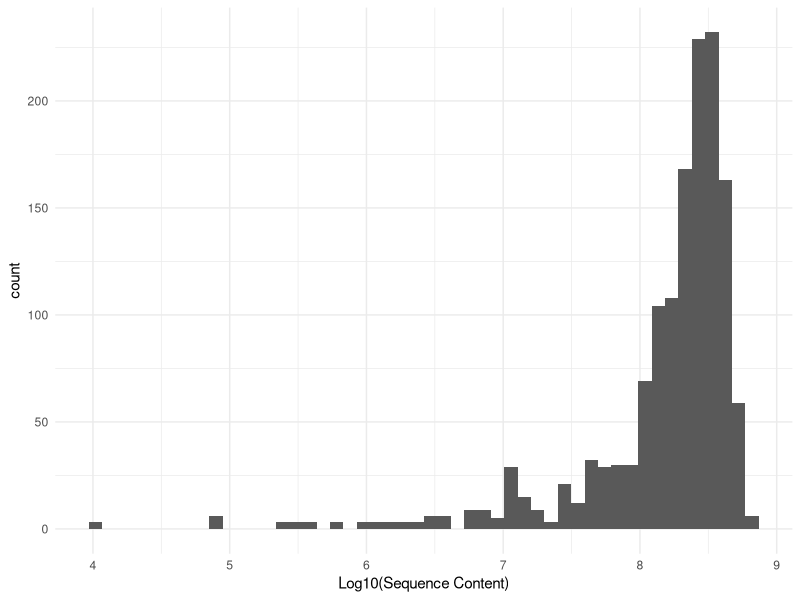
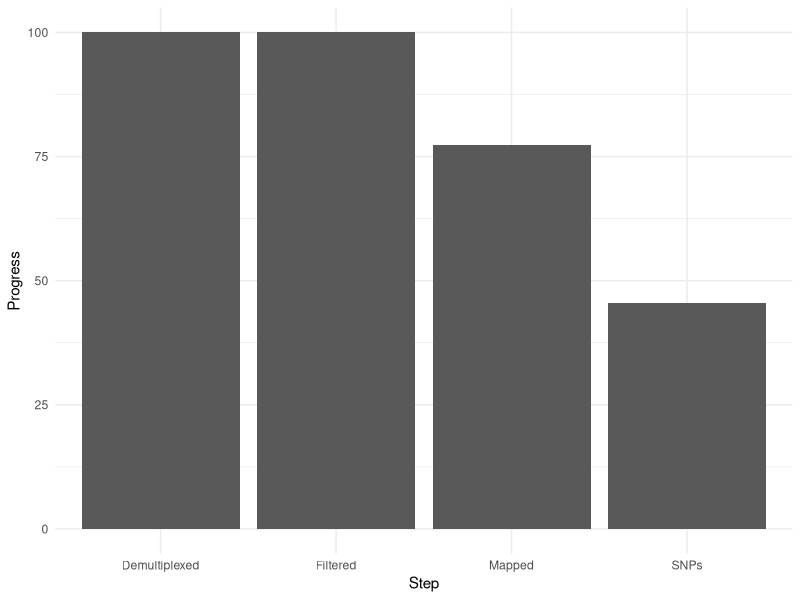

The R script that drew these images, in order:
## ---- chunk 1
#| label: setup
#| message: false
#| warning: false
suppressMessages( library( knitr ) )
suppressMessages( library( kableExtra ) )
suppressMessages( library( tidyverse) )
suppressMessages( library( lubridate )  )
library( formattable)
options(knitr.kable.NA = '')
theme_set( theme_minimal() )
## ---- chunk 2
read_csv("sizes.csv",col_names = FALSE, show_col_types = F) -> tmp 
## ---- chunk 3
#| fig-cap: The distrubiton of sequence reads (denoted as log10 of file size) for all individuals sequenced. 
tmp %>%
  ggplot( aes(log10(X5) ) )  + 
  geom_histogram( bins=50) + 
  xlab("Log10(Sequence Content)")
## ---- chunk 4
tribble( ~Population, ~N, ~Demultiplexed, ~Filtered, ~Mapped, ~Sites, ~SNPs, ~Note,
         "A", 92,  as.Date("2023-01-23"), as.Date("2023-01-31"), as.Date("2023-02-04"), NA, NA, "",
         "B", 102, as.Date("2023-01-23"), as.Date("2023-01-31"), as.Date("2023-02-06"), NA, NA, "",
         "C", 139, as.Date("2023-01-23"), as.Date("2023-01-31"), as.Date("2023-02-10"), NA, NA, "",
         "D", 84,  as.Date("2023-01-23"), as.Date("2023-01-31"), as.Date("2023-02-12"), NA, NA, "",
         "E", 36,  as.Date("2023-01-23"), as.Date("2023-01-31"), as.Date("2023-02-13"), NA, NA, "",
         "F", 31,  as.Date("2023-01-23"), as.Date("2023-01-31"), as.Date("2023-02-14"), NA, NA, "",
         "G", 78,  as.Date("2023-01-23"), as.Date("2023-01-31"), as.Date("2023-02-16"), NA, NA, "",
         "H", 66,  as.Date("2023-01-23"), as.Date("2023-01-31"), NA, NA, NA, "",
         "I", 33,  as.Date("2023-01-23"), as.Date("2023-01-31"), NA, NA, NA, "",
         "J", 13,  as.Date("2023-01-23"), as.Date("2023-01-31"), as.Date("2023-02-15"), 9367, 1508, "Rerun FreeBayes",
         "K", 13,  as.Date("2023-01-23"), as.Date("2023-01-31"), as.Date("2023-02-15"), 9367, 1508, "Rerun FreeBayes",
         "L", 95,  as.Date("2023-01-23"), as.Date("2023-01-31"), NA, NA, NA, "",
         "M", 129, as.Date("2023-01-23"), as.Date("2023-01-31"), NA, NA, NA, "",
         "N", 53,  as.Date("2023-01-23"), as.Date("2023-01-31"), NA, NA, NA, "",
         "O", 44,  as.Date("2023-01-23"), as.Date("2023-01-31"), as.Date("2023-02-15"), 11338, 282, "Rerun FreeBayes",
         "P", 59,  as.Date("2023-01-23"), as.Date("2023-01-31"), as.Date("2023-02-15"), 10730, 1660, "",
         "Q", 18,  as.Date("2023-01-23"), as.Date("2023-01-31"), as.Date("2023-02-10"), 7100, 188, "Rerun FreeBayes",
         "R", 42,  as.Date("2023-01-23"), as.Date("2023-01-31"), as.Date("2023-02-13"), 10294, 1348, "",
         "S", 187, as.Date("2023-01-23"), as.Date("2023-01-31"), as.Date("2023-02-13"), 15089, 1994, "",
         "T", 81,  as.Date("2023-01-23"), as.Date("2023-01-31"), as.Date("2023-02-15"), 11986, 176, "Rerun FreeBayes",
         "V", 21,  as.Date("2023-01-23"), as.Date("2023-01-31"), as.Date("2023-02-13"), 8586, 58, "Rerun FreeBayes",
         "W", 53,  as.Date("2023-01-23"), as.Date("2023-01-31"), as.Date("2023-02-09"), 10891, 1113, ""
) -> progress
save(progress, file="progress.rda")
## ---- chunk 5
#| fig-cap: Progress of the main steps in processing raw sequence data.  
data.frame( Step = c("Demultiplexed", "Filtered", "Mapped", "SNPs"),
            Progress = 100.0 * c( 1.0 - (sum( is.na(progress$Demultiplexed) ) / nrow(progress)),
                                  1.0 - (sum( is.na(progress$Filtered) ) / nrow(progress)),
                                  1.0 - (sum( is.na(progress$Mapped) ) / nrow(progress)),
                                  1.0 - (sum( is.na(progress$SNPs) ) / nrow(progress)))
            ) %>%
  ggplot( aes(Step, Progress) ) + 
  geom_col()

## ---- chunk 6
#| fig-cap: Table 1 Current progress on bioinformatic workflows.
#| fig-cap-location: top

tmp <- progress %>% select( Population, N, Sites, SNPs) 
tmp$Demultiplexed <- 100
tmp$Filtered <- 100
tmp$Mapped <- 100
tmp %>%
  select( Population, N, Demultiplexed, Filtered, Mapped, everything()) -> tmp

tmp$Mapped[ tmp$Population == "L" ] <- round( (9+51+37) / tmp$N[ tmp$Population == "L"] * 100.0)

left2Do <- round(sum(tmp$N) - sum(tmp$Mapped/100 * tmp$N))


tmp %>% arrange( -Mapped, Population ) -> tmp

tmp$Mapped <- color_bar("lightgreen")(tmp$Mapped)
tmp$Demultiplexed <- color_bar( "lightgreen")(tmp$Demultiplexed)
tmp$Filtered <- color_bar( "lightgreen")(tmp$Filtered)

tmp$SNPs <- ifelse( tmp$SNPs > 1000, 
                    cell_spec( tmp$SNPs, color = "green", bold=TRUE),
                    cell_spec( tmp$SNPs, color = "red", italic=TRUE))

tmp %>% 
  kbl( escape = F, digits=0) %>%
  kable_paper("hover", full_width = FALSE) %>%
  column_spec( 3:5, width="3cm")
